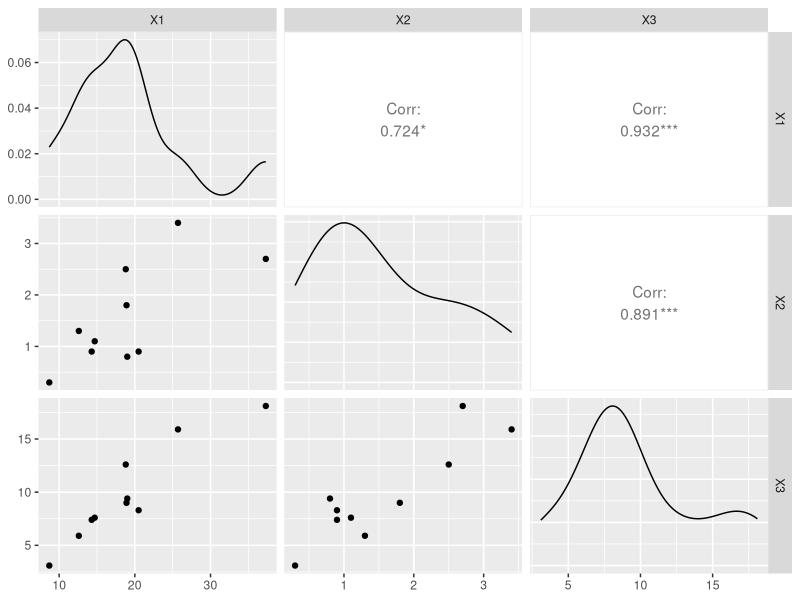

Recreate this plot in R.
# Given the following data: plot the pairwise scatter plot; calculate \bar{x_{i}} and s_{i} for i = [1, 2]; calculate the centering matrix P, the variance-covariance matrix S and the correlation matrix R.

library(foreign)
library(ggplot2)
library(psych)
library(scatterplot3d)
library(GGally)

data <- matrix(c(
  1, 8.7, 0.3, 3.1,
  2, 14.3, 0.9, 7.4,
  3, 18.9, 1.8, 9.0,
  4, 19.0, 0.8, 9.4,
  5, 20.5, 0.9, 8.3,
  6, 14.7, 1.1, 7.6,
  7, 18.8, 2.5, 12.6,
  8, 37.3, 2.7, 18.1,
  9, 12.6, 1.3, 5.9,
  10, 25.7, 3.4, 15.9
), ncol = 4, byrow = TRUE)

colnames(data) <- c("id", "X1", "X2", "X3")

print(data)

X <- data[, c("X1", "X2", "X3")]

ggpairs(X) # the pair plot help us to visualize the distribution of single variables as well as relationships between two variable;

means <- apply(X[, -1], 2, mean)
print(means) # measure of central tendency; average of a given set of values

var <- apply(X[, -1], 2, var)
print(var) # statistical measurement of the spread between numbers in a data set

print(cov(X[, "X1"], X[, "X2"])) # measure of the joint variability of two random variables
print(cor(X[, "X1"], X[, "X2"])) # statistical measure of the strength of a linear relationship between two variables

n <- nrow(X) # no. of rows
P <- diag(n) - (1/n)*matrix(1, n, n) 
print(P) # P matrix; centering matrix plays an important role since we will use it to remove the column means from a matrix, centering the matrix

x_bar <- colMeans(X)
print(x_bar) # the mean vector consists of the means of each variable; x_bar dimension 1 row by 3 columns

S <- (1/n)*t(X)%*%P%*%X
print(S) # the variance-covariance matrix consists of the variances of the variables along the main diagonal and the covariances between each pair of variables in the other matrix positions

D <- diag(diag(S))

D_inv <- diag(1 / sqrt(diag(D)))

R <- D_inv %*% S %*% D_inv
print(R) # correlation coefficients between variables
